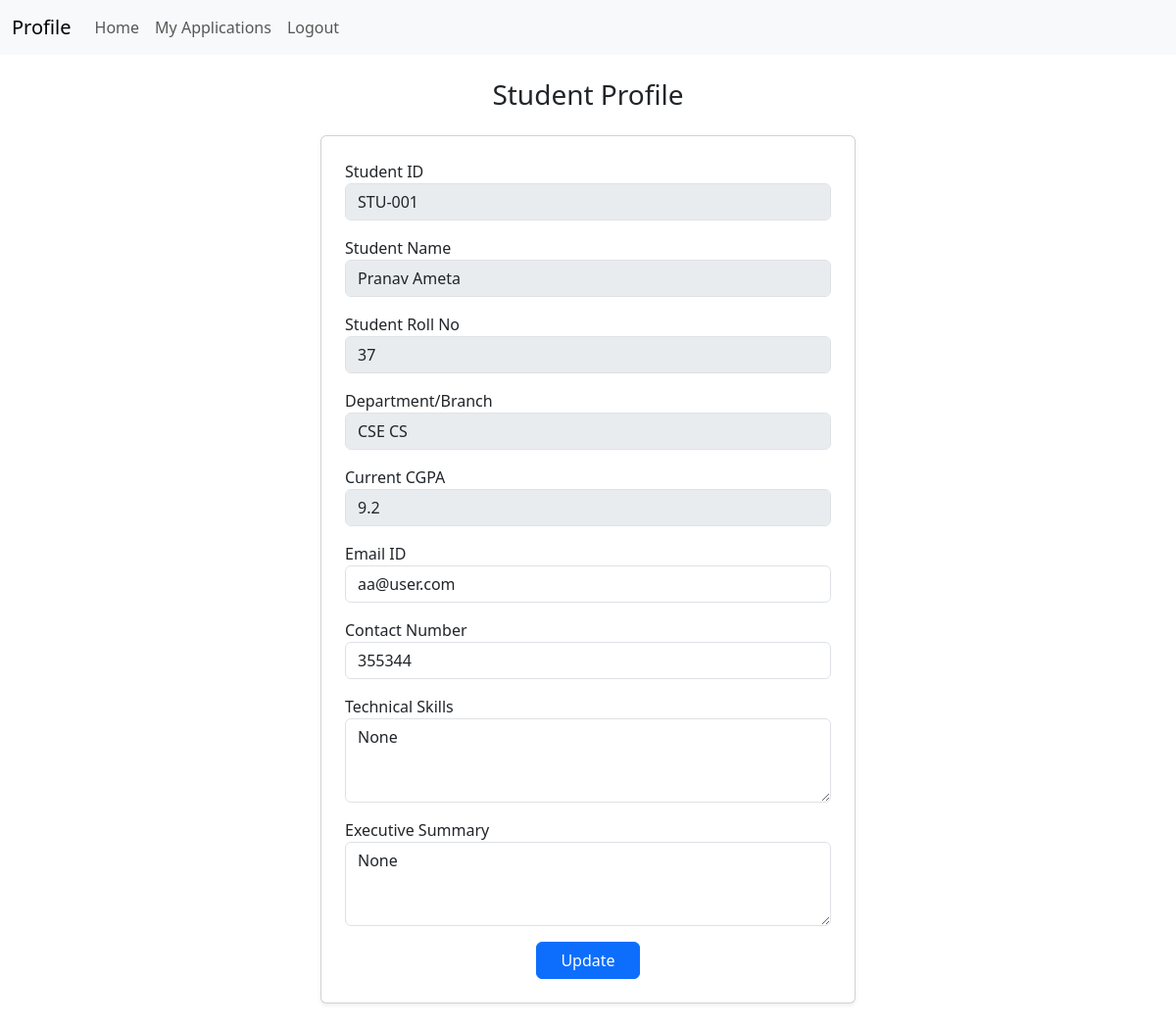
/profile (signed in), run on an earlier commit of the app's database.
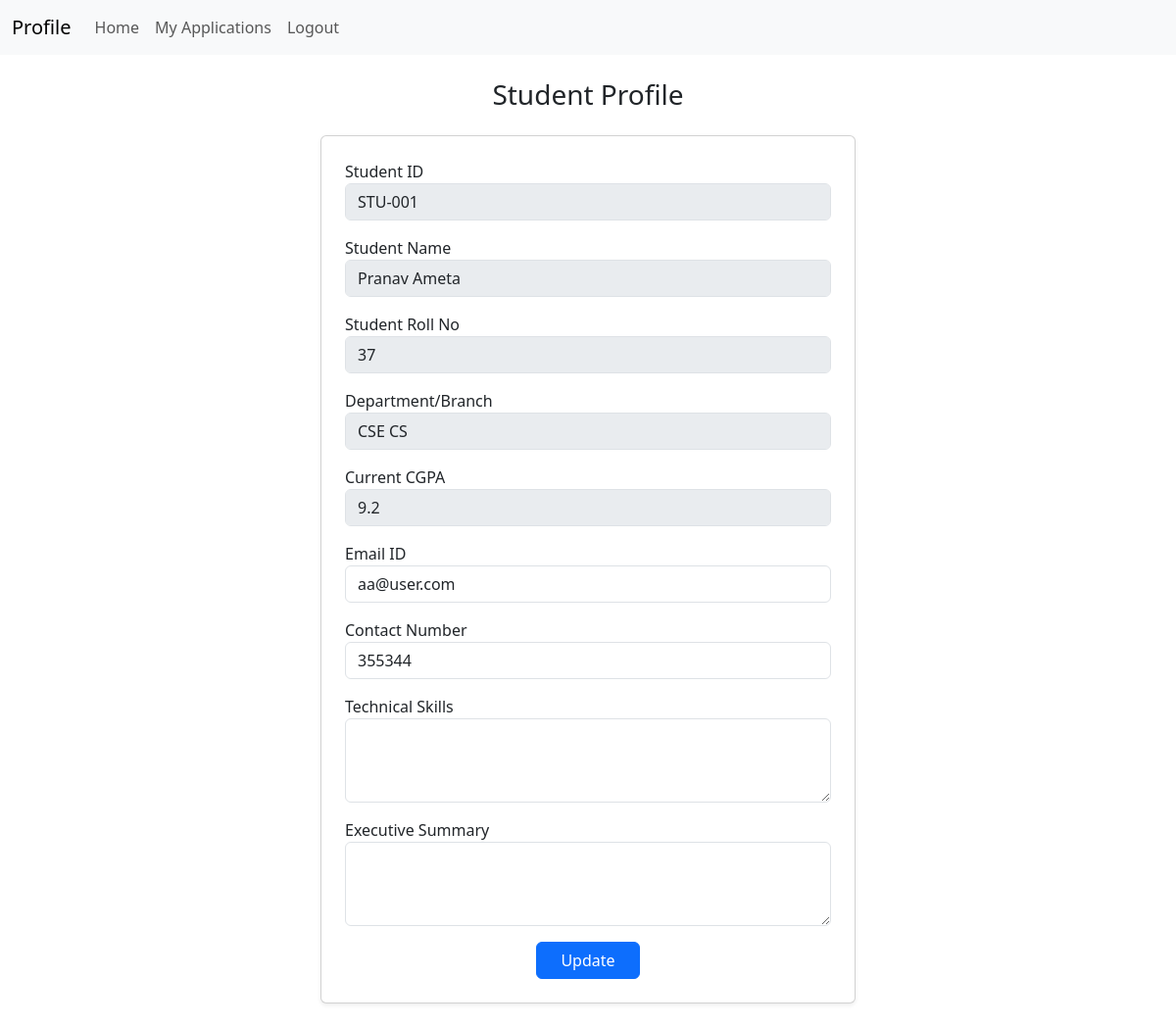
And on a later commit of the database.
### application/models.py (models this page shows)
class StudentProfile(db.Model):
    __tablename__ = "student_profile"
    id = db.Column(db.Integer(), primary_key=True)
    user_id = db.Column(db.Integer(), db.ForeignKey('user.id'))
    name = db.Column(db.String())
    cgpa = db.Column(db.Float())
    roll_no = db.Column(db.String())
    contact_no = db.Column(db.String())
    branch = db.Column(db.String())
    summary = db.Column(db.String())
    skills = db.Column(db.String())

### application/controllers.py (the view, shortened to what this page needs)
@app.route("/profile", methods=["GET", "POST"])
def profile():
    user_id = session.get("user_id")
    if not user_id:
        return redirect("/")
    user = User.query.get(user_id)
    profile = StudentProfile.query.filter_by(user_id=user_id).first()
    if not profile:
        profile = StudentProfile(user_id=user_id)
        db.session.add(profile)
        db.session.commit()
    return render_template("profile.html", user=user, profile=profile)

### templates/profile.html (shortened to what this page needs)
<!DOCTYPE html>
<html lang="en">
<head>
    <link rel="stylesheet" href="/static/style.css">
    <link href="https://cdn.jsdelivr.net/npm/bootstrap@5.3.8/dist/css/bootstrap.min.css" rel="stylesheet">
</head>
<body>
    <nav class="navbar navbar-expand-lg bg-body-tertiary">
        <div class="container-fluid">
            <a class="navbar-brand">Profile</a>
            <ul class="navbar-nav me-auto">
                <li class="nav-item">
                    <a class="nav-link" href="/student/dashboard">Home</a>
                </li>
                <li class="nav-item">
                    <a class="nav-link" href="/my_applications">My Applications</a>
                </li>
                <li class="nav-item">
                    <a class="nav-link" href="/logout">Logout</a>
                </li>
            </ul>
        </div>
    </nav>
    <div class="container py-4">
        <div class="row justify-content-center">
            <div class="col-lg-6">
                <h3 class="text-center mb-4">Student Profile</h3>
                <div class="card shadow-sm p-4">
                    <form method="post">
                        <div class="mb-3">
                            <label>Student ID</label>
                            <input type="text" class="form-control"
                                value="STU-{{ "%03d"|format(profile.user_id - 1) }}" disabled>
                        </div>
                        <div class="mb-3">
                            <label>Student Name</label>
                            <input type="text" name="name" class="form-control" value="{{ profile.name}}" disabled>
                        </div>
                        <div class="mb-3">
                            <label>Student Roll No</label>
                            <input type="text" class="form-control" value="{{ profile.roll_no }}" disabled>
                        </div>
                        <div class="mb-3">
                            <label>Department/Branch</label>
                            <input type="text" class="form-control" value="{{ profile.branch }}" disabled>
                        </div>
                        <div class="mb-3">
                            <label>Current CGPA</label>
                            <input type="number" step="0.01" class="form-control" value="{{ profile.cgpa }}" disabled>
                        </div>
                        <div class="mb-3">
                            <label>Email ID</label>
                            <input type="email" name="email" class="form-control" value="{{ user.email }}">
                        </div>
                        <div class="mb-3">
                            <label>Contact Number</label>
                            <input type="text" name="contact_no" class="form-control" value="{{ profile.contact_no }}">
                        </div>
                        <div class="mb-3">
                            <label>Technical Skills</label>
                            <textarea name="skills" class="form-control" rows="3">{{ profile.skills }}</textarea>
                        </div>
                        <div class="mb-3">
                            <label>Executive Summary</label>
                            <textarea name="summary" class="form-control" rows="3">{{ profile.summary }}</textarea>
                        </div>
                        <div class="text-center">
                            <input type="submit" class="btn btn-primary px-4" value="Update">
                        </div>
                    </form>
                </div>
            </div>
        </div>
    </div>
</body>
</html>

What changed in the data, as far as the page shows it:
changed StudentProfile "Pranav Ameta": skills "None" → (not shown); summary "None" → (not shown)
